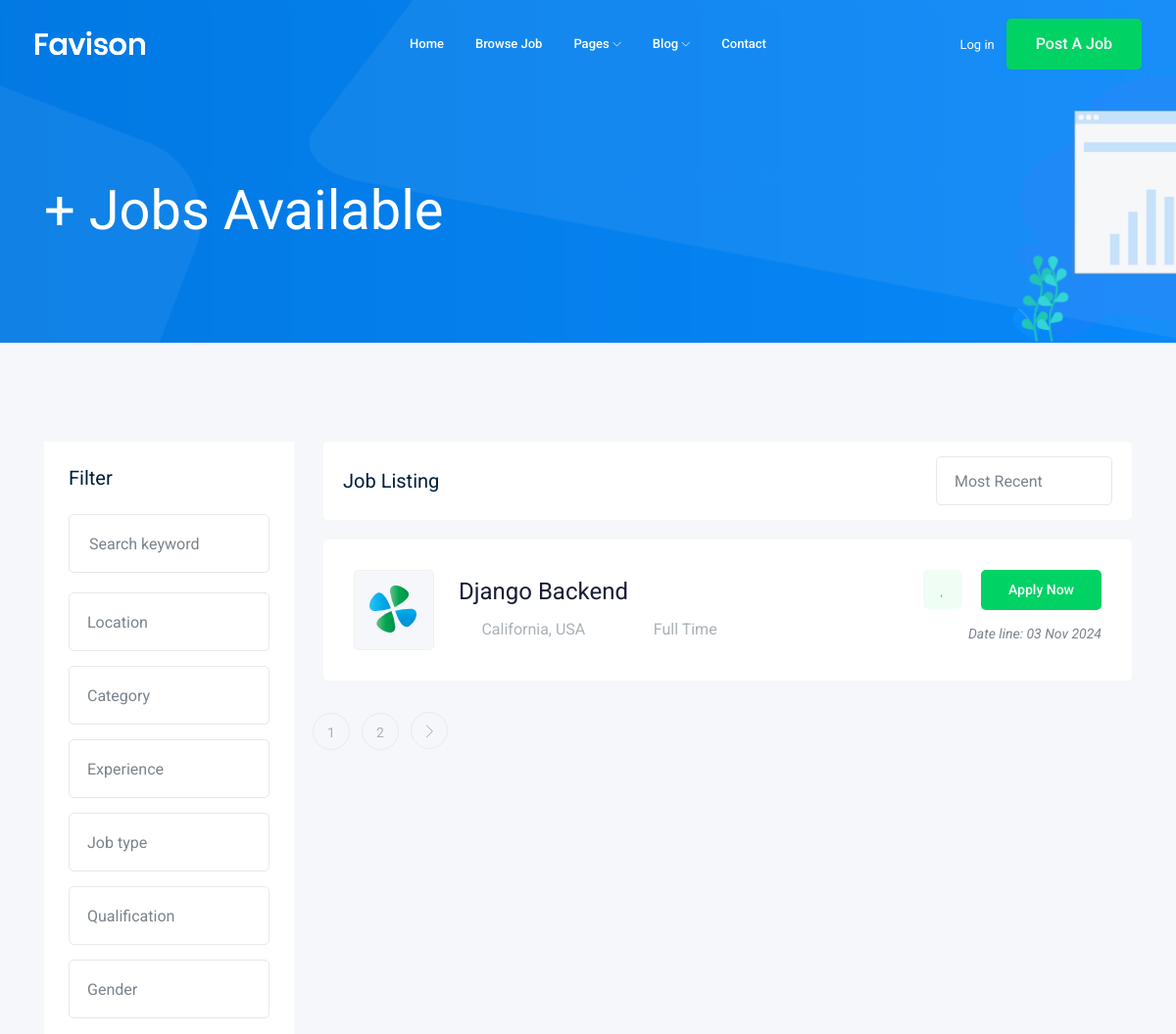
The page /job/ (upper part) on the database as committed earlier.
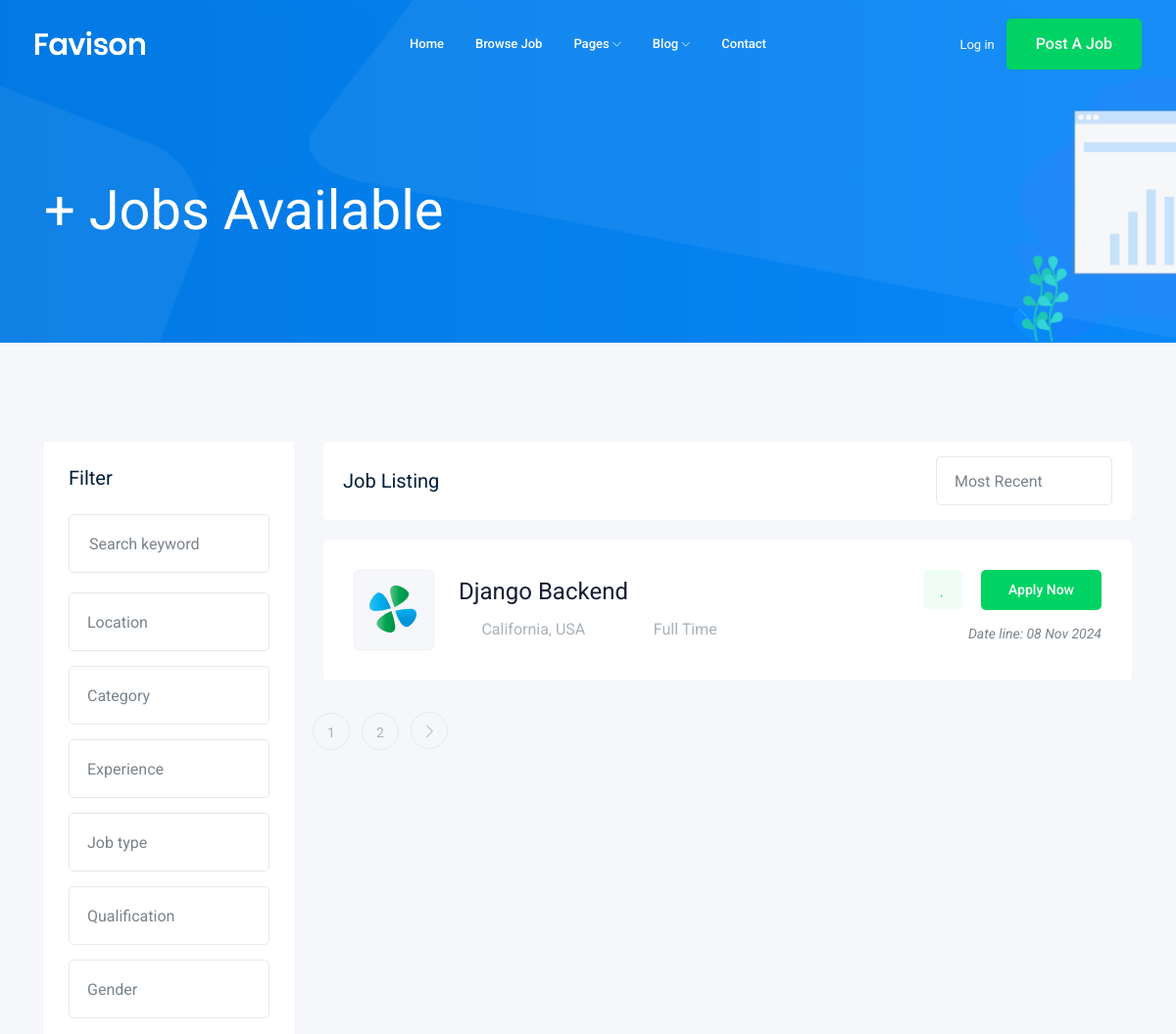
The same page on the database as committed later.
### Jobs/models.py (models this page shows, shortened)
class Jobs(models.Model):
    owner = models.ForeignKey(User,on_delete=models.CASCADE)
    title = models.CharField(default=("New Job!"), max_length=60)
    description = models.TextField(default=(""),max_length=1000)
    job_Type = models.CharField(default=("Part Time"),max_length=15,choices=job_types)
    vacancy = models.IntegerField(default=("1"))
    salary = models.IntegerField(default=("0"))
    published_on = models.DateTimeField(auto_now=True)
    category = models.ForeignKey('Category',on_delete=models.CASCADE)
    qualification = models.IntegerField(default=("0"))
    image = models.ImageField(upload_to=pickImage)
    slug = models.SlugField(null=True , blank=True)
    def __str__(self):
        return self.title

### Jobs/views.py (the view)
# urls.py: path('',views.Show_job,name ='show_job_list'),
def Show_job(request):
    list_of_jobs = Jobs.objects.all()
    paginator = Paginator(list_of_jobs,1)
    pageNumber = request.GET.get('page')
    pag_obj = paginator.get_page(pageNumber)
    return render(request,'Jobs/show Jobs.html',{'Job':pag_obj})

### Jobs/templates/Jobs/show Jobs.html (shortened to what the changed rows need)
{% extends 'base.html' %}
    {% block body %}
    <div class="job_listing_area plus_padding">
        <div class="container">
            <div class="row">
                <div class="col-lg-9">
                    <div class="job_lists m-0">
                        <div class="row">
                            <div class="col-lg-12 col-md-12">
                            {% for job in Job %}
                                <div class="single_jobs white-bg d-flex justify-content-between">
                                    <div class="jobs_left d-flex align-items-center">
                                        <div class="thumb">
                                            <img src="img/svg_icon/1.svg" alt="">
                                        </div>
                                        <div class="jobs_conetent">
                                            <a href="{% url 'Jobs:jobDetails' job.slug %}"><h4>{{job}}</h4></a>
                                            <div class="links_locat d-flex align-items-center">
                                                <div class="location">
                                                    <p> <i class="fa fa-map-marker"></i> California, USA</p>
                                                </div>
                                                <div class="location">
                                                    <p> <i class="fa fa-clock-o"></i>{{job.job_Type}}</p>
                                                </div>
                                            </div>
                                        </div>
                                    </div>
                                    <div class="jobs_right">
                                        <div class="apply_now">
                                            <a class="heart_mark" href="#"> <i class="fa fa-heart"></i> </a>
                                            <a href="{%url 'Jobs:jobDetails' job.slug%}" class="boxed-btn3">Apply Now</a>
                                        </div>
                                        <div class="date">
                                            <p>Date line: {{job.published_on|date:'d M o'}}</p>
                                        </div>
                                    </div>
                                </div>
                            {% endfor %}
                            </div>
                    </div>
                </div>
            </div>
        </div>
    </div>
    {% endblock %}

Rows that differ between the two databases and show on the page:
changed Jobs "Django Backend": published_on "03 Nov 2024" → "08 Nov 2024"
